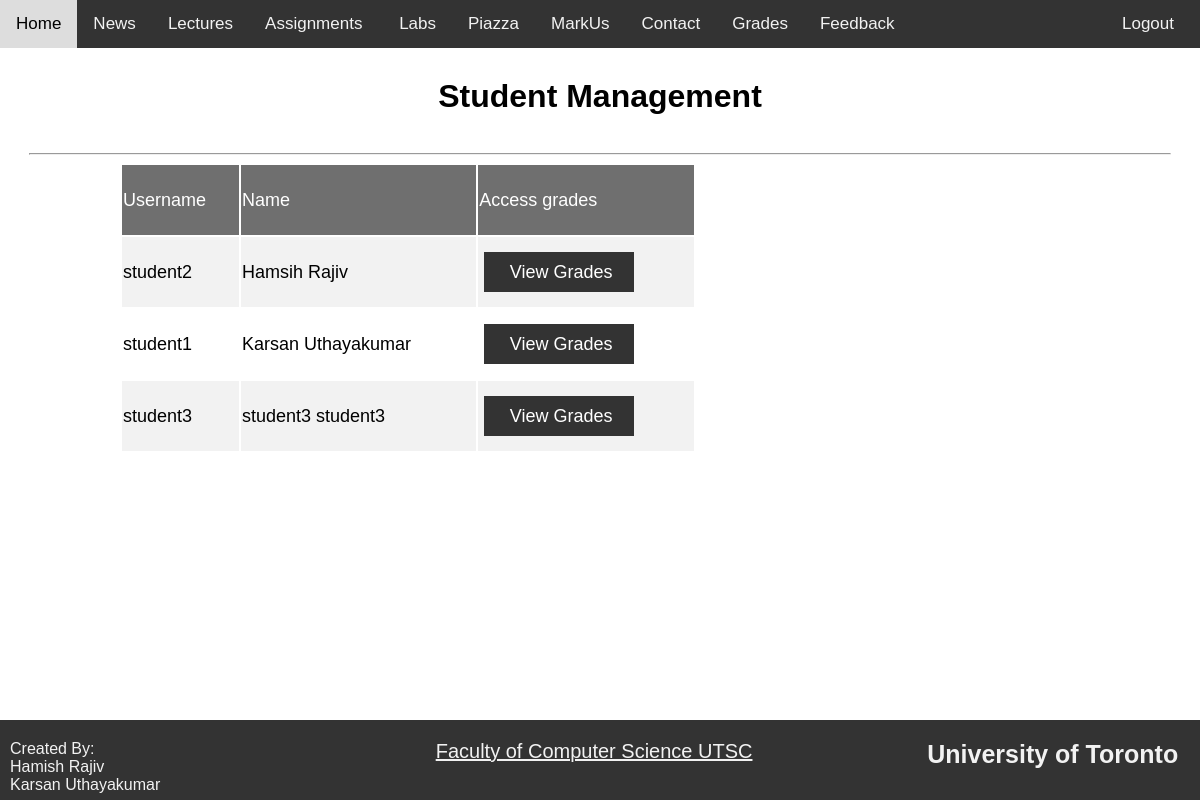
The app's page /showMyStudents (signed in) with its own data.
### databaseSchema.py (models this page shows)
class Student(Base):
    __tablename__ = "student"
    id = Column(Integer, primary_key=True)
    userId = Column(Integer,  ForeignKey('user.id'))
    username = Column(String, unique=True)
    firstName = Column(String)
    lastName = Column(String)
    instructor = relationship(
        "Instructor",
        secondary=association_table,
        back_populates="student")
    user = relationship("User", back_populates="student")
    grades = relationship("Grades", uselist=False, back_populates="student")

### app.py (the view)
@app.route('/showMyStudents')
def showMyStudents():
    myStudents = s.query(Instructor).filter_by(username=session.get("userName")).first().student
    return render_template("showMyStudents.html", myStudents =myStudents, accType=session.get("accountType"))

### app.py (called while the page is built)
@app.teardown_request
def remove_session(ex=None):
    s.remove()

### templates/showMyStudents.html
{% extends "layout.html" %}
{% block content %}
<div class="pageHeader">
    <h1> Student Management</h1>
</div>
<hr>
<div class="content">
    <table id="viewMyStudentsTable">
    <tbody>
        <tr>
            <td> Username</td>
            <td> Name</td>
            <td> Access grades</td>
        </tr>
           {% for s in myStudents %}
           <tr>
            <td> {{s.username}}</td>
            <td> {{s.firstName}} {{s.lastName}}</td>
             <td> <form class="remarkRequestForm" action="/redirect-editStudentGrade"  method="POST">
                 <input   id = submitButton name={{s.username}} type="submit" value="View Grades">
            </form></td>
            {% endfor %}
           </tr>
    </tbody>
</table>
</div>
{% endblock %}

### static/container.css (style rules this page uses)
html,body { height: 100%; margin: 0px; padding: 0px; font-family: Arial, Helvetica, sans-serif; overflow-x: hidden; }
body { margin: 0px; padding: 0px; background-color: #ffffff; color: #000000; }
.pageHeader h1 { margin: 30px 0; }
hr { width: 95%; }
.content { width: 80%; font-size: 18px; line-height: 1.5 ; }
table tr:nth-child(even) { background-color: #f2f2f2; }
table tr:first-child td { padding-top: 12px; padding-bottom: 12px; text-align: left; background-color: #333; opacity: 0.7; color: white; }
table tr { height: 50px; }
.remarkRequestForm input { font-size: 18px; color:black; background-color:rgb(211, 211, 211); height: 40px; display: inline; border-radius: 0; border-width: 0px; padding-left: 10px; }
#submitButton { color:white; background-color:#333; margin-left: 5px; }
#submitButton { width: 150px; }
#viewMyStudentsTable { min-width: 60%; }
#viewMyStudentsTable tr { height:70px; }

### records on screen
Student: username "student2", firstName "Hamsih", lastName "Rajiv"
Student: username "student1", firstName "Karsan", lastName "Uthayakumar"
Student: username "student3", firstName "student3", lastName "student3"
